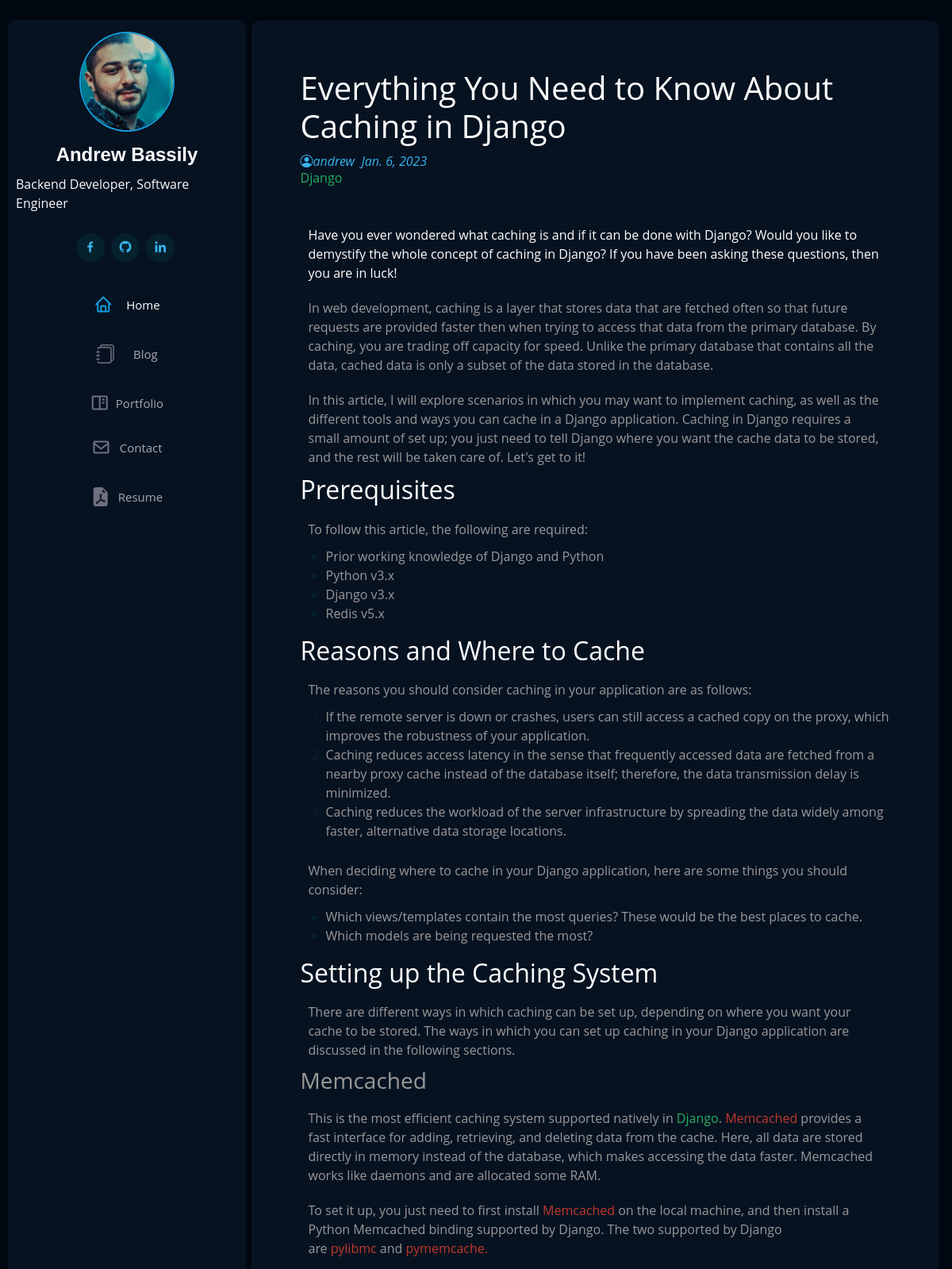
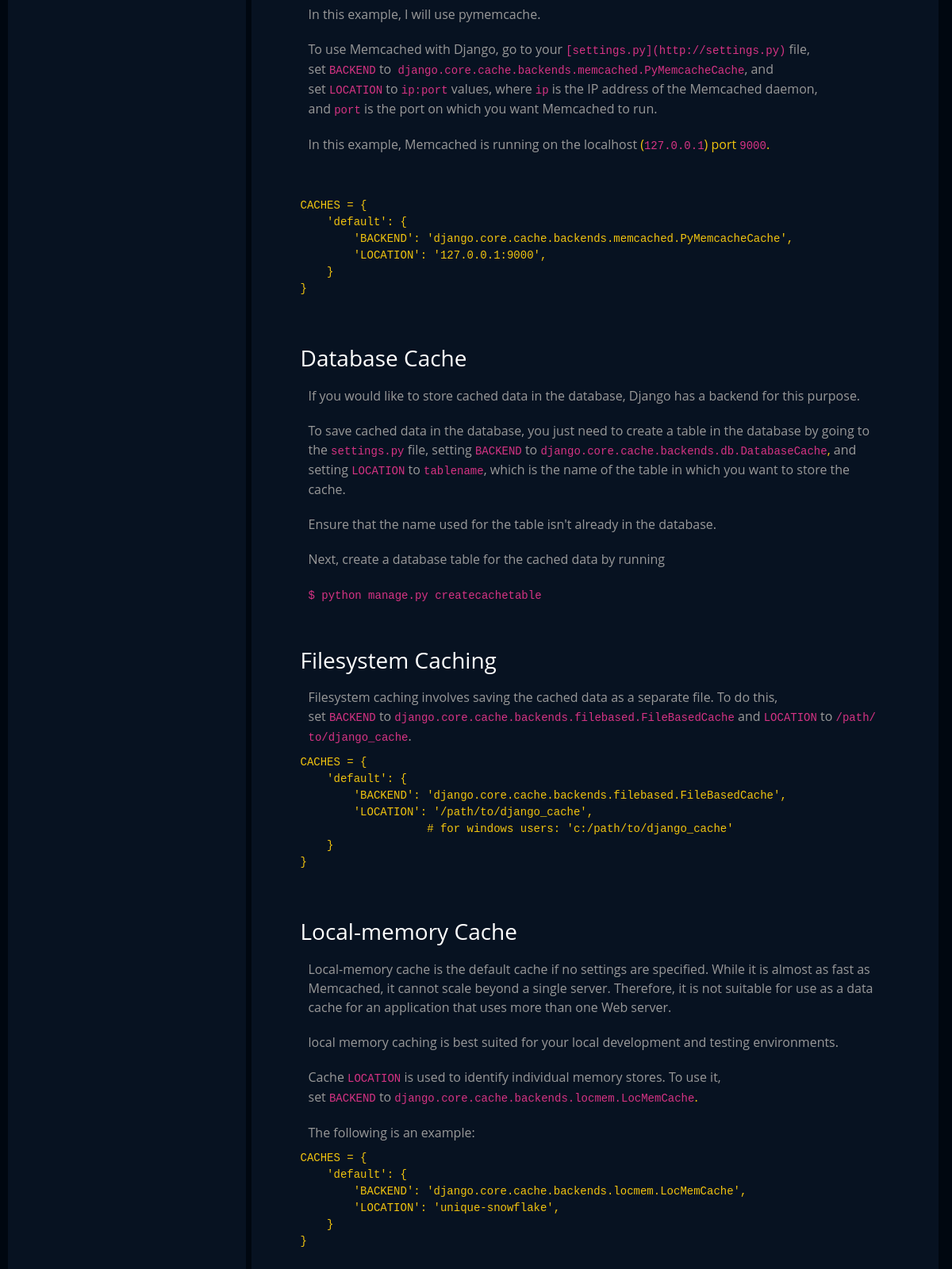
/blog/django-cashing, run on the app's committed database (2 pictures, top to bottom).
### app/models.py (models this page shows, shortened)
class Posts(models.Model):
    title = models.CharField(max_length=300)
    author = models.CharField(max_length=100)
    created = models.DateField(auto_now_add=True)
    description = RichTextField(blank=True , null=True)
    new = models.BooleanField(default=True)
    slug = models.SlugField(blank=True , null=True)
    image= models.ImageField(upload_to='media/' , blank=True)
    category = models.ForeignKey('category', related_name='category' ,on_delete=models.CASCADE)
    class Meta:
        verbose_name_plural = 'Posts'
        ordering = ('-created', )

class Category(models.Model):
    name = models.CharField(max_length=100)
    slug = models.SlugField(max_length=100)
    class Meta:
        verbose_name_plural = 'category'
    def __str__(self):
        return self.name

### app/views.py (the view)
# urls.py: path('blog/<slug:slug>', views.post_detail, name='post_detail'),
def post_detail (request, slug):
    post = Posts.objects.get(slug=slug)
    context = {'post':post}
    return render(request, 'post_detail.html', context)

### templates/post_detail.html (shortened to what this page needs)
{%  extends 'base.html'%}
{%block content%}
{% load static %}
{%block css%}
<link href="{% static 'assets/css/style.css' %}" rel="stylesheet">
{%endblock%}
<section id="facts" class="facts">
    <div>
      <div class="bi bi-clearfix">
        <div>
          <h1 href="{% url 'post_detail' post.slug %}">{{post.title}}</h1>
          <ul class="list-inline c-blog-meta">
              <li>
                <i class="bi bi-person-circle" href="https://www.linkedin.com/in/andrew-bassily-a11b98119/">andrew</i>&nbsp;
                <i> {{post.created}} </i><br>
                <h6 href="/blog/tags/python/">{{post.category}}</h6>
              </li>
          </ul>
        </div>
      </div><br>
      <div>{{post.description | safe }}</div>
    </div>
</section>
{%endblock%}

### static/assets/css/style.css (style rules this page uses)
body { font-family: "Open Sans", sans-serif; color: #06212e; background: #000710; padding: 2ex; margin-top: 1ex; left: 1ex; bottom: 1ex; right: 1ex; border-radius: 10px; }
p { padding: 10px; margin: auto; color: #b6b9bb; }
a { color: #149ddd; text-decoration: none; }
h6 { color:#37b3ed; }
i { color:#37b3ed; }
section { padding: 60px 0; overflow: hidden; }

### templates/post_detail.html (style rules this page uses)
a { color:white; }
h1 { color: white; }
h6 { color: #27ae60; }
section { margin: auto; padding: 6ex; }
p { color:white; padding:none; }

### data on the page
Posts: title "Everything You Need to Know About Caching in Django", created "Jan. 6, 2023", category "Django", description "Have you ever wondered what caching is and if it can be done with Django? Would you like to demystify the whole concept of caching in Django? If you have been asking these questions, then you are in luck! In web development, caching is a layer that stores data that are fetched often so that future requests are provided faster then when trying to access that data from the primary database. By caching, you are trading off capacity for speed. Unlike the primary database that contains all the data, cached data is only a subset of the data stored in the database. In this article, I will explore scenarios in which you may want to implement caching, as well as the different tools and ways you can…"
